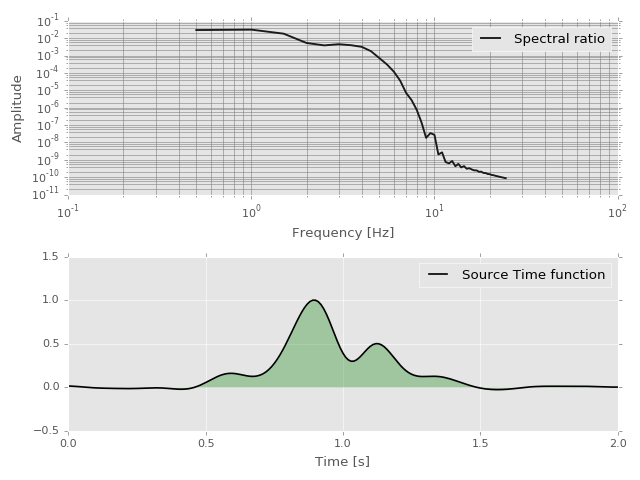

This chart was generated by the following Python code:
import numpy as np
import matplotlib.pyplot as plt
import obspy
from obspy.signal.filter import lowpass

from mtspec import mt_deconvolve, mtspec

plt.style.use('ggplot')

# Read the data
main_data = obspy.read('data/main.sac')[0]
egf = obspy.read('data/egf.sac')[0]

sr = main_data.stats.sampling_rate
dt = 1.0 / sr

r = mt_deconvolve(main_data.data, egf.data, dt,
                  nfft=main_data.stats.npts,
                  time_bandwidth=4, number_of_tapers=7,
                  weights='constant', demean=True)

decon = r['deconvolved']
freq = r['frequencies']

# Time vector for RSTF.
time = np.arange(0, len(decon))*dt

M = np.arange(0, len(decon))
N = len(M)

SeD = np.where(np.logical_and(M >= 0, M <= N / 2))
d1 = decon[SeD]

SeD2 = np.where(np.logical_and(M > N / 2, M <= N + 1))
d2 = decon[SeD2]

# Relative source time function
stf = np.concatenate((d2, d1))

# Cleaning the rSTF from high frequency noise
stf = lowpass(stf, 4, sr, corners=4, zerophase=True)
stf /= stf.max()

# Fourier Transform of the rSTF
Cspec, Cfreq = mtspec(stf, delta=dt, time_bandwidth=2,
                      number_of_tapers=3)

m = len(Cspec)
Cspec = Cspec[:m // 2]
Cfreq = Cfreq[:m // 2]

# Creating figure
fig = plt.figure()
ax1 = fig.add_subplot(211)
ax1.loglog(Cfreq, Cspec, '0.1', linewidth=1.7,
           label='Spectral ratio')
ax1.set_xlabel("Frequency [Hz]")
ax1.set_ylabel("Amplitude")
plt.grid(True, which="both", ls="-", color='grey')
plt.legend()

ax2 = fig.add_subplot(212)
ax2.plot(time, stf, 'k', linewidth=1.5,
         label='Source Time function')
ax2.fill_between(time, stf, facecolor='green', alpha=0.3)
ax2.set_xlabel("Time [s]")
ax2.set_ylim(-0.5, 1.5)

plt.legend()
plt.tight_layout()

plt.show()
